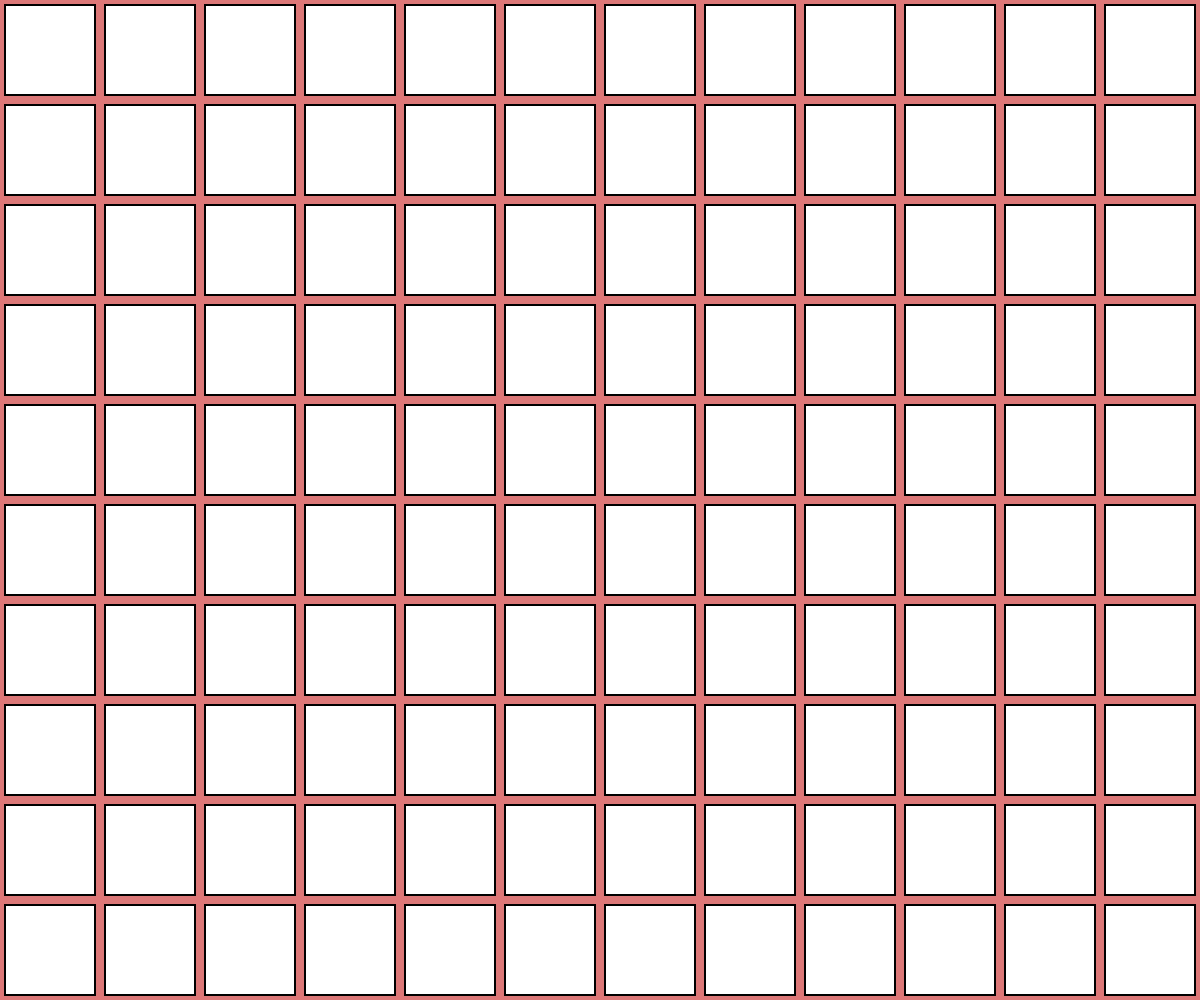
Frame 1 (no input)
Frame 60 (no input): identical to frame 1, image omitted
Frame 120 (the mouse pressed at the canvas centre since frame 60): identical to frame 1, image omitted

The p5.js sketch that drew this single still picture (run headless with seeded random() and noise() and a simulated clock; from frame 60 on, the mouse is pressed at the canvas centre):

// p5.js sketch
// ── sketch.js
function setup() {
  createCanvas(windowWidth, windowHeight);
  rectMode(CENTER);
  angleMode(DEGREES);
  background(220, 120, 120);

  strokeWeight(2);
  let pitch = 100;
  let sqDim = 0.9 * pitch;
  translate(pitch / 2, pitch / 2);


  // randomSeed(1010);
  //this starts the random at the same point every time, so the things generated are random but will stay the same on every refresh
  // draw a column of rows
  for (let y = 0; y < height; y += pitch) {
    // draw a row of squares
    for (let x = 0; x < width; x += pitch) {
      push();
      translate(x, y);
      rect(0, 0, sqDim);
      pop();
    }
  }
}

function draw() {}
